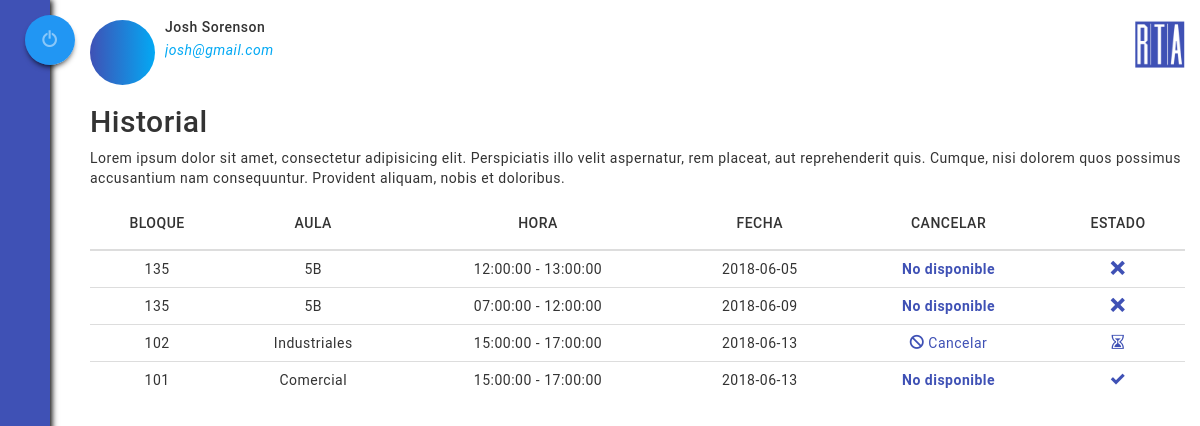
/sites/usuario/historial.php (signed in), run on the app's committed database.
### tables this page shows
CREATE TABLE `reservas` (
  `id_reserva` int(4) UNSIGNED ZEROFILL NOT NULL,
  `id_aula` int(4) UNSIGNED ZEROFILL DEFAULT NULL,
  `num_documento` bigint(12) NOT NULL,
  `fecha` date NOT NULL,
  `hora_inicio` time NOT NULL,
  `hora_fin` time NOT NULL,
  `estado` tinyint(1) NOT NULL DEFAULT '1'
);

CREATE TABLE `aula` (
  `id_aula` int(4) UNSIGNED ZEROFILL NOT NULL,
  `num_aula` int(3) NOT NULL,
  `num_bloque` varchar(30) NOT NULL,
  `implementos` text NOT NULL,
  `capacidad` int(3) NOT NULL,
  `tipo` varchar(50) NOT NULL,
  `estado` tinyint(1) NOT NULL DEFAULT '0'
);

### modelo/Usuario.php (called while the page is built, shortened)
<?php
class Usuario{
	private $documento;
	public function __construct($correo){
		$conexion = new Conexion();
		$conexion->setAttribute(PDO::ATTR_ERRMODE, PDO::ERRMODE_EXCEPTION);
		$conexion->exec("SET CHARACTER SET utf8");
		$consulta = $conexion->query("SELECT * FROM usuario WHERE correo='".$correo."';")->fetchAll(PDO::FETCH_OBJ);
		foreach ($consulta as $valor) {
			$this->documento = $valor->documento;
		}
	}
	public function getDocumento(){
		return $this->documento;
	}
}
?>

### controlador/Sesion.php (called while the page is built, shortened)
<?php
	if(isset($_POST["enviar"])){
		require_once("../modelo/Sesion.php");
		require_once("../modelo/Usuario.php");
	}else{
		require_once("../../modelo/Usuario.php");
	}
	$sesion = new Sesion();
	if($sesion->verificarSesion()){
		$usuario = new Usuario($_SESSION["usuario"]);
		$documento = $usuario->getDocumento();
	}else{
		$sesion->cerrarSesion();
	}
?>

### modelo/listaReserva.php (called while the page is built, shortened)
<?php
require_once("listaEstudiantes.php");
require_once("Nodo.php");
require_once("Reserva.php");
class listaReservas{
	private $cabeza;
	public function __construct($id, $especificacion){
		$conexion = new Conexion();
		$conexion->setAttribute(PDO::ATTR_ERRMODE, PDO::ERRMODE_EXCEPTION);
		$conexion->exec("SET CHARACTER SET utf8");
		if($especificacion == "Aula"){
			$sentencia = "SELECT * FROM reservas WHERE id_aula=".$id." ORDER BY fecha, hora_inicio, estado";
		}elseif ($especificacion == "Estudiante") {
			$sentencia = "SELECT * FROM reservas WHERE num_documento=".$id." ORDER BY fecha, hora_inicio, estado";
		}else{
			$sentencia = "SELECT * FROM reservas ORDER BY fecha, estado";
		}
		$registros_reservas = $conexion->query($sentencia)->fetchAll(PDO::FETCH_OBJ);
		$fecha_actual = date("Y")."-".date("m")."-".date("d");
		foreach ($registros_reservas as $reserva) {
			$nuevaReserva = new Reserva($reserva->id_reserva, $reserva->num_documento, $reserva->id_aula, $reserva->fecha, $reserva->hora_inicio, $reserva->hora_fin, $reserva->estado);
			$fecha_reserva = $reserva->fecha;
		}
	}
	public function agregarReserva($reserva){
		$nodoReserva = new Nodo($reserva);
		if($this->esVacia()){
			$this->cabeza = $nodoReserva;
		}else{
			$aux = $this->cabeza;
			while ($aux->getLiga() != NULL) {
				$aux = $aux->getLiga();
			}
		}
	}
	public function estudianteTieneReservas(){
		return !$this->esVacia();
	}
	public function esVacia(){
		return $this->cabeza == NULL;
	}
	public function getCabeza(){
		return $this->cabeza;
	}
}
?>

### controlador/HistorialEstudiante.php (called while the page is built, shortened)
<?php
	require_once("../../modelo/listaAulas.php");
	require_once("../../modelo/listaReserva.php");
	$listaHorarios = new listaAulas();
	$listaReservasEstudiante = new listaReservas($documento, "Estudiante");
?>

### modelo/Nodo.php (called while the page is built, shortened)
<?php
class Nodo{
	private $dato;
	private $liga;
	public function __construct($dato){
		$this->dato = $dato;
		$this->liga = NULL;
	}
	public function getDato(){
		return $this->dato;
	}
	public function getLiga(){
		return $this->liga;
	}
	public function setLiga($liga){
		$this->liga = $liga;
	}
}
?>

### modelo/listaAulas.php (called while the page is built, shortened)
<?php
require_once("Aula.php");
require_once("listaHorarios.php");
require_once("listaReserva.php");
require_once("Nodo.php");
class listaAulas{
	private $cabeza;
	public function __construct(){
		$conexion = new Conexion();
		$conexion->setAttribute(PDO::ATTR_ERRMODE, PDO::ERRMODE_EXCEPTION);
		$conexion->exec("SET CHARACTER SET utf8");
		$registros_aulas = $conexion->query("SELECT * FROM aula ORDER BY num_bloque, num_aula")->fetchAll(PDO::FETCH_OBJ);
		foreach ($registros_aulas as $aula) {
			$implementos = explode(", ",$aula->implementos);
			$nuevoAula = new Aula($aula->id_aula, $aula->num_aula, $aula->num_bloque, $aula->tipo, $aula->capacidad, $implementos);
			$nuevoAula->setEstado($aula->estado);
			$listaHorario = new listaHorario($nuevoAula->getId());
			$nuevoAula->setHorario($listaHorario);
			$listaReserva = new listaReservas($nuevoAula->getId(), "Aula");
		}
	}
	public function esVacia(){
		return $this->cabeza == NULL;
	}
	public function agregarAula($aula){
		$nodoAula = new Nodo($aula);
		if($this->esVacia()){
			$this->cabeza = $nodoAula;
		}else{
			$aux = $this->cabeza;
			while ($aux->getLiga() != NULL) {
				$aux = $aux->getLiga();
			}
		}
	}
	public function buscarAula($id_aula){
		if($this->esVacia()){
			return Null;
		}else{
			$aux = $this->cabeza;
			while ($aux != NULL) {
				if($aux->getDato()->getId() == $id_aula){
					return $aux;
				}
				$aux = $aux->getLiga();
			}
		}
	}
}
?>

### modelo/listaHorarios.php (called while the page is built, shortened)
<?php
require_once("Nodo.php");
class listaHorario{
	private $cabeza;
	public function __construct($id_aula){
		$conexion = new Conexion();
		$conexion->setAttribute(PDO::ATTR_ERRMODE, PDO::ERRMODE_EXCEPTION);
		$conexion->exec("SET CHARACTER SET utf8");
		$registros_horarios = $conexion->query("SELECT * FROM horarios WHERE id_aula=".$id_aula)->fetchAll(PDO::FETCH_OBJ);
		foreach ($registros_horarios as $horario) {
			$nuevaClase = new Horario($horario->id_clase,$horario->id_aula,$horario->dia, $horario->hora_inicio, $horario->hora_fin, $horario->materia, $horario->profesor);
		}
	}
	public function esVacia(){
		return $this->cabeza == NULL;
	}
	public function agregarClase($aula){
		$nodoAula = new Nodo($aula);
		if($this->esVacia()){
			$this->cabeza = $nodoAula;
		}else{
			$aux = $this->cabeza;
			while ($aux->getLiga() != NULL) {
				$aux = $aux->getLiga();
			}
		}
	}
}
?>

### modelo/Aula.php (called while the page is built, shortened)
<?php
class Aula{
	private $id;
	private $numero;
	private $bloque;
	public function __construct($id, $numero, $bloque, $tipo, $capacidad, $implementos){
		$this->id = $id;
		$this->numero = $numero;
		$this->bloque = $bloque;
	}
	public function getId(){
		return $this->id;
	}
	public function getNumero(){
		return $this->numero;
	}
	public function getBloque(){
		return $this->bloque;
	}
}
?>

### templades/tablaHistorial.php (the view, shortened to what this page needs)
<tr>
	<td><?php echo $listaHorarios->buscarAula($aux->getDato()->getAula())->getDato()->getNumero(); ?></td>
	<td><?php echo $listaHorarios->buscarAula($aux->getDato()->getAula())->getDato()->getBloque(); ?></td>
	<td><?php echo $aux->getDato()->getHoraInicio()." - ".$aux->getDato()->getHoraFinal() ?></td>
	<td><?php echo $aux->getDato()->getFecha() ?></td>
	<td>
	<?php if($aux->getDato()->getEstado() == 1){ ?>
		<a href="#cancelarReserva<?php echo $aux->getDato()->getId(); ?>" data-toggle="modal" class="txt-indigo"><span class="icon-blocked"></span> <na class="hidden-xs">Cancelar</na></a>
	<?php }else{
		echo "<Strong class='txt-indigo'>No disponible</Strong>";
	} ?>
	</td>
	<td><?php echo $aux->getDato()->EstadoToIcon($aux->getDato()->getEstado()); ?></td>
</tr>

### vista/HistorialEstudiante.php
<?php
	if($listaReservasEstudiante->esVacia()){
		echo "<h3>Aún no has hecho ninguna reserva <span class='icon-wondering'></span> 1</h3>";
	}elseif ($listaReservasEstudiante->estudianteTieneReservas($documento)) {
?>
	<div class="table-responsive text-center">
		<table class="table table-hover">
			<thead>
				<th><center><h5>BLOQUE</h5></center></th>
				<th><center><h5>AULA</h5></center></th>
				<th><center><h5>HORA</h5></center></th>
				<th><center><h5>FECHA</h5></center></th>
				<th><center><h5>CANCELAR</h5></center></th>
				<th><center><h5>ESTADO</h5></center></th>
			</thead>
<?php
		$aux = $listaReservasEstudiante->getCabeza();
		while ($aux != NULL) {
			if($aux->getDato()->getEstudiante() == $documento){
				include("../../templades/tablaHistorial.php");
			}
			$aux = $aux->getLiga();
		}
?>
		</table>
	</div>
<?php
	}else{
		echo "<h3>Aún no has hecho ninguna reserva <span class='icon-wondering'></span> 2</h3>";
	}
?>

### modelo/Reserva.php (shortened to what this page needs)
<?php
class Reserva{
	private $id;
	private $estudiante;
	private $aula;
	private $fecha;
	private $hora_inicio;
	private $hora_final;
	private $estado;
	public function __construct($id, $estudiante, $aula, $fecha, $hora_inicio, $hora_final, $estado){
		$this->id = $id;
		$this->estudiante = $estudiante;
		$this->aula = $aula;
		$this->fecha = $fecha;
		$this->hora_inicio = $hora_inicio;
		$this->hora_final = $hora_final;
		$this->estado = $estado;
	}
	public function getId(){
		return $this->id;
	}
	public function getEstudiante(){
		return $this->estudiante;
	}
	public function getAula(){
		return $this->aula;
	}
	public function getFecha(){
		return $this->fecha;
	}
	public function getHoraInicio(){
		return $this->hora_inicio;
	}
	public function getHoraFinal(){
		return $this->hora_final;
	}
	public function getEstado(){
		return $this->estado;
	}
	public function EstadoToIcon($estado){
		switch ($estado) {
			case '3':
				return '<span class="icon-cross txt-indigo" title="No confirmado"></span>';
			case '4':
				return '<span class="icon-checkmark txt-indigo" title="Confirmado"></span>';
			default:
				return '<span class="icon-hour-glass txt-indigo" title="Espera"></span>';
		}
	}
}
?>

### css/styles.css (style rules this page uses)
* { padding: 0px; margin: 0px; font-family: 'Roboto', sans-serif; letter-spacing: .5px; }
html, body { height: 100%; }
td { vertical-align: middle !important; }
a { text-decoration: none; }
.txt-indigo { color: #3F51B5; }
.table { margin-bottom: 0 !important; }

### data on the page
reservas: id_aula.num_aula "135", id_aula.num_bloque "5B", hora_inicio "12:00:00", hora_fin "13:00:00", fecha "2018-06-05", estado "No disponible"
reservas: id_aula.num_aula "135", id_aula.num_bloque "5B", hora_inicio "07:00:00", hora_fin "12:00:00", fecha "2018-06-09", estado "No disponible"
reservas: id_aula.num_aula "102", id_aula.num_bloque "Industriales", hora_inicio "15:00:00", hora_fin "17:00:00", fecha "2018-06-13", estado 1 (drawn)
reservas: id_aula.num_aula "101", id_aula.num_bloque "Comercial", hora_inicio "15:00:00", hora_fin "17:00:00", fecha "2018-06-13", estado "No disponible"

### other printed values
$nombre "Josh"
$apellidos "Sorenson"
$correo "josh@gmail.com"
